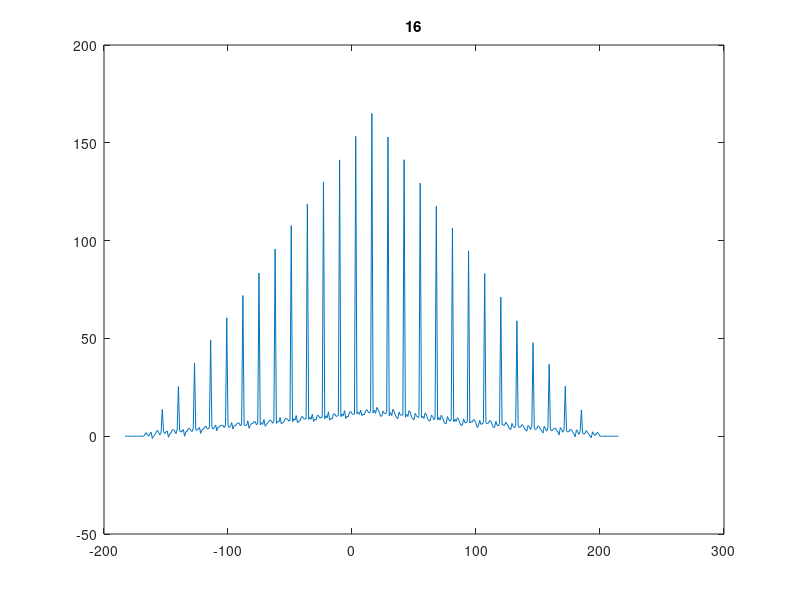

The MATLAB source for this figure:
clc; 
clear;
%% Barker Sequence
BS=[1 1 1 1 1 -1 -1 1 1 -1 1 -1 1];
%% Increase the length of the sequence
for i=1:16
    for j=0:length(BS)-1
        x((j+1)+13*(i-1))=BS(j+1);
    end
end
x=x(1:200);
%% Delay
D= randi([10,20]);
%% Additive noise
a = 0;
b = .01;
v = sqrt(b).*randn(1,200) + a;
for i=1:200
    if i > D 
        Xnd(i-D)=x(i);
    end
end
%% Output
L=length(Xnd);
a=.9;
for i=1:L
    y(i)=a.*Xnd(i)+v(i);
end
%% Fixing the size of output
L1=length(x);
L2=length(y);
 if L1~=L2
     a=L1-L2;
     for i=1:a
         y(L2+i)=0;
     end
 end
 %% Cross Correlation
[r,lag]=xcorr(Xnd,y);
lag1=lag+D;
plot(lag1,r);
title(D);